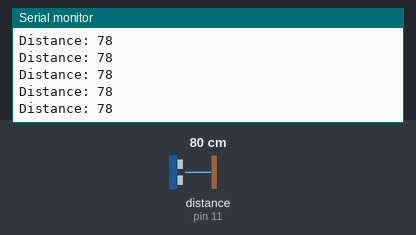
Bench run of a sketch on a simulated Arduino Uno, built with avr-gcc and run on an emulated ATmega328P. On the bench: the last lines printed to the serial monitor. Wiring (inferred from the names in the program): ultrasonic range finder: trigger pin 10; echo pin 11. The inputs (shaded band) are chosen by the test bench; at power-on: distance to the obstacle (sensor on pin 11) 80 cm. The echo pulse lasts 58.3 µs per cm.

Above: at 1.2 s.
1.3 s: distance to the obstacle (sensor on pin 11) set to 2 cm
At 1.8 s:
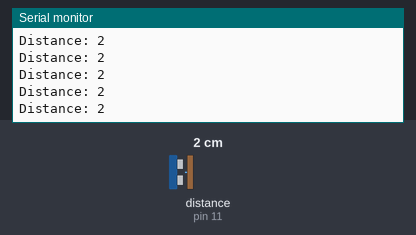
4.3 s: distance to the obstacle (sensor on pin 11) set to 120 cm
At 5.3 s:
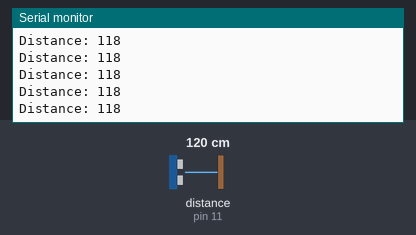
7.3 s: distance to the obstacle (sensor on pin 11) set to 4 cm
At 8.1 s:
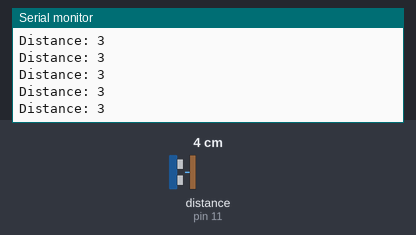
10.3 s: distance to the obstacle (sensor on pin 11) set to 18 cm
At 11.1 s:
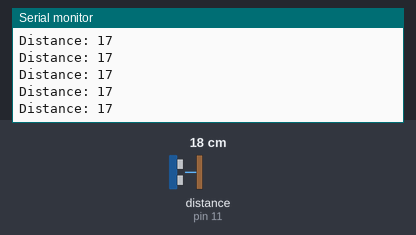
Timing chart, 0 to 13.3 s (numbered marks = the images above; inputs shaded):
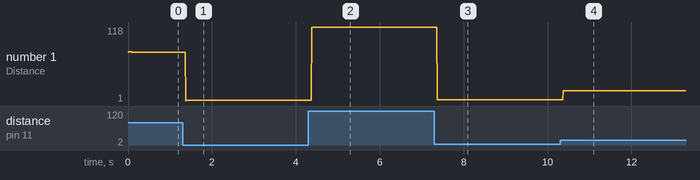

Measured:
- after the input at 1.3 s, the serial monitor: prints a new line after 0.07 s (image 1)
- after the input at 4.3 s, the serial monitor: prints a new line after 0.08 s (image 2)
- after the input at 7.3 s, the serial monitor: prints a new line after 0.07 s (image 3)
- after the input at 10.3 s, the serial monitor: prints a new line after 0.07 s (image 4)
- plotted number 1: 78 → 2 after the input at 1.3 s, 2 → 118 after the input at 4.3 s, 118 → 3 after the input at 7.3 s, 3 → 1 after the input at 10.3 s

The sketch:

HC-SR04_Code.ino
```cpp
int duration;
int distance;

const int trigPin = 10;
const int echoPin = 11;

void setup()
{
  pinMode(trigPin, OUTPUT);
  pinMode(echoPin, INPUT);
  Serial.begin(9600);
}

void loop()
{
  digitalWrite(trigPin,LOW);
  delayMicroseconds(2);

  digitalWrite(trigPin,HIGH);
  delayMicroseconds(10);
  digitalWrite(trigPin,LOW);

  duration = pulseIn(echoPin,HIGH); //used to measure the duration of a pulse on a pin.//To read the duration of echo pulse in microsecond

  distance = duration * 0.034/2;  //Since speed of sound is 343 m/s //0.034 cm/microsecond is speed of sound //It is divided by 2 since the ultrasonic sensor transmits and receives signal which is two times the distance and time
  //The sound wave travels to the object and back, so the total travel distance is twice the distance to the object. To find the one-way distance

  Serial.print("Distance: ");
  Serial.println(distance);

}

//Trig is Trigger To emit Sound waves  //High pulse
//Echo sends the timing pulse  i.e; the sound wave is received  //Low Pulse
//Both to be connected to a digital Pin
```
